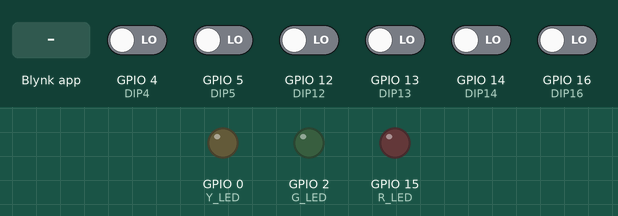
Recording of a sketch running on a simulated ESP8266 (NodeMCU). Parts: output pins drawn as LEDs (lit = HIGH). Inputs (shaded band) come from the test bench; at power-on: GPIO 4 (DIP4), GPIO 5 (DIP5), GPIO 12 (DIP12), GPIO 13 (DIP13), GPIO 14 (DIP14), GPIO 16 (DIP16) LOW. WiFi joins after 1.5 s; servers stay silent unless stated.

Above: at 3.0 s.
3.1 s: GPIO 16 (DIP16) driven HIGH
At 5.9 s:
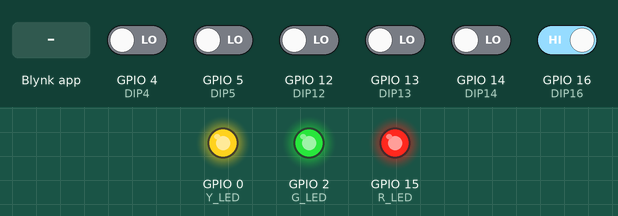
6.1 s: GPIO 5 (DIP5) driven HIGH
At 7.0 s:
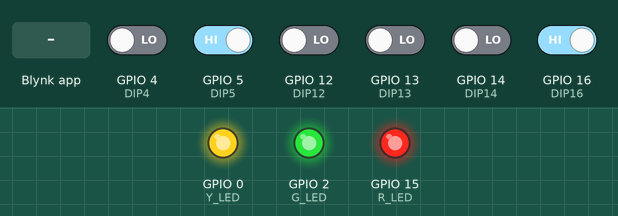
7.6 s: Blynk app writes 0 to V0
At 8.2 s:
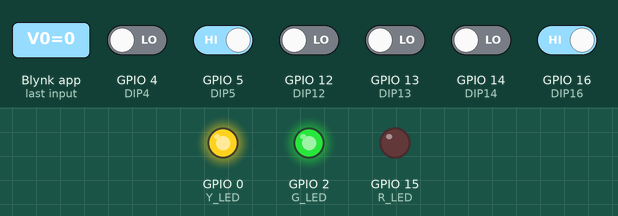
9.1 s: Blynk app writes 0 to V1
At 10.3 s:
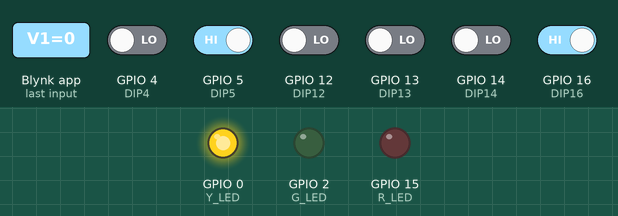
10.6 s: Blynk app writes 1 to V0
At 11.7 s:
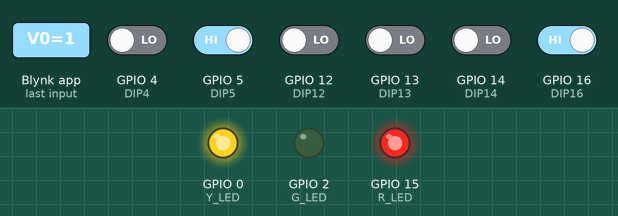
12.1 s: Blynk app writes 0 to V2
At 12.8 s:
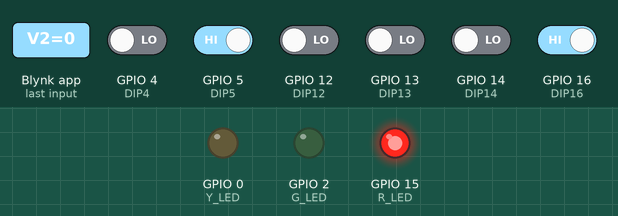
Timing chart, 0 to 14.6 s (numbered marks = the images above; inputs shaded):
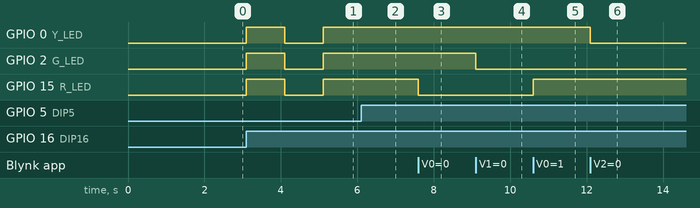

The sketch:

code_check3.ino
```cpp
#define Y_LED 0   // Yellow LED connected to GPIO0
#define R_LED 15  // Red LED connected to GPIO15
#define G_LED 2   // Green LED connected to GPIO2
#define DIP12 12  // DIP switch bit 5 connected to GPIO12
#define DIP13 13  // DIP switch bit 6 connected to GPIO13
#define DIP5 5    // DIP switch bit 7 connected to GPIO5
#define DIP16 16  // DIP switch bit 8 connected to GPIO16
#define DIP4 4    // DIP switch bit 1 connected to GPIO4
#define DIP14 14  // DIP switch bit 2 connected to GPIO14

uint8_t mode = 0;

#define BLYNK_TEMPLATE_ID "TMPL6M7I73c9e"
#define BLYNK_TEMPLATE_NAME "checkpoint3"
#define BLYNK_AUTH_TOKEN "N4VUWZFC0SVN9QlJOTmB6jfBdtaSpcSi"

#define BLYNK_PRINT Serial
#include <ESP8266WiFi.h>
#include <BlynkSimpleEsp8266.h>

// char ssid[] = "CoEIoT";
// char pass[] = "iot.coe.psu.ac.th";

char ssid[] = "NaTtanon";
char pass[] = "nattanon";

BlynkTimer timer;

// Blynk write handlers for virtual pins
BLYNK_WRITE(V0) {
  if (mode == 9 || digitalRead(DIP5)) {
    digitalWrite(R_LED, param.asInt());
  }
}

BLYNK_WRITE(V1) {
  if (mode == 10 || digitalRead(DIP5)) {
    digitalWrite(G_LED, param.asInt());
  }
}

BLYNK_WRITE(V2) {
  if (mode == 11 || digitalRead(DIP5)) {
    digitalWrite(Y_LED, param.asInt());
  }
}

// Function to be called when connected to Blynk
BLYNK_CONNECTED() {
  Blynk.setProperty(V100, "offImageUrl", "https://staticimage.nyc3.cdn.digitaloceanspaces.com/general/fte/congratulations.png");
  Blynk.setProperty(V100, "onImageUrl", "https://staticimage.nyc3.cdn.digitaloceanspaces.com/general/fte/congratulations_pressed.png");
  Blynk.setProperty(V100, "url", "https://docs.blynk.io/en/getting-started/what-do-i-need-to-blynk/how-quickstartdevice-was-made");
}

// Functions to read DIP switch states and send to Blynk
void ReadSW1() {
  Blynk.virtualWrite(V3, digitalRead(DIP4));
}

void ReadSW2() {
  Blynk.virtualWrite(V4, digitalRead(DIP14));
}

void initial() {
  pinMode(Y_LED, OUTPUT);
  pinMode(G_LED, OUTPUT);
  pinMode(R_LED, OUTPUT);
  pinMode(DIP12, INPUT);
  pinMode(DIP13, INPUT);
  pinMode(DIP5, INPUT);
  pinMode(DIP16, INPUT);
  pinMode(DIP4, INPUT);
  pinMode(DIP14, INPUT);
}

void setup() {
  initial();

  Serial.begin(115200);
  Blynk.begin(BLYNK_AUTH_TOKEN, ssid, pass);

  timer.setInterval(100L, ReadSW1);
  timer.setInterval(100L, ReadSW2);
}

unsigned long prevTime = 0;
bool ledState = false;

void loop() {
  Blynk.run();
  timer.run();

  mode = (digitalRead(DIP12) * 1) + (digitalRead(DIP13) * 2) + (digitalRead(DIP5) * 4) + (digitalRead(DIP16) * 8);

  switch (mode) {
    case 0:
      digitalWrite(G_LED, LOW);
      digitalWrite(Y_LED, LOW);
      digitalWrite(R_LED, LOW);
      break;

    case 5:
      if ((millis() - prevTime) > 1000) {
        prevTime = millis();
        ledState = !ledState;
      }
      digitalWrite(Y_LED, LOW);
      digitalWrite(G_LED, LOW);
      analogWrite(R_LED, ledState ? 205 : 0);
      break;

    case 6:
      if ((millis() - prevTime) > 1000) {
        prevTime = millis();
        ledState = !ledState;
      }
      digitalWrite(Y_LED, LOW);
      digitalWrite(R_LED, LOW);
      analogWrite(G_LED, ledState ? 512 : 0);
      break;

    case 7:
      if ((millis() - prevTime) > 1000) {
        prevTime = millis();
        ledState = !ledState;
      }
      digitalWrite(R_LED, LOW);
      digitalWrite(G_LED, LOW);
      analogWrite(Y_LED, ledState ? 716 : 0);
      break;

    case 8:
      if (millis() - prevTime > 1000) {
        prevTime = millis();
        ledState = !ledState;
      }
      digitalWrite(Y_LED, ledState);
      digitalWrite(G_LED, ledState);
      digitalWrite(R_LED, ledState);
      break;

    default:
      break;
  }
}
```

Measured:
- after the input at 3.1 s, GPIO 0 (Y_LED), GPIO 2 (G_LED), GPIO 15 (R_LED): LOW → HIGH at once, → LOW 1.0 s later, → HIGH 1.0 s later
- after the input at 6.1 s, GPIO 0 (Y_LED), GPIO 2 (G_LED), GPIO 15 (R_LED): stays HIGH (without the input it goes to LOW after 0.00 s)
- after the input at 7.6 s, GPIO 15 (R_LED): HIGH → LOW at once
- after the input at 9.1 s, GPIO 2 (G_LED): HIGH → LOW at once
- after the input at 10.6 s, GPIO 15 (R_LED): LOW → HIGH at once
- after the input at 12.1 s, GPIO 0 (Y_LED): HIGH → LOW at once
